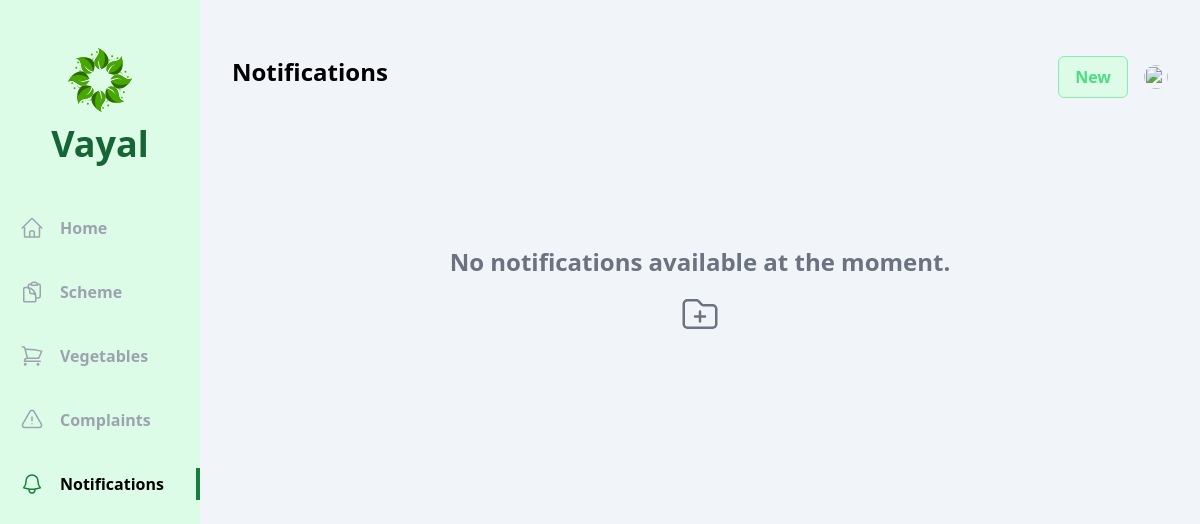
The page /officer/notification/ on the database as committed earlier.
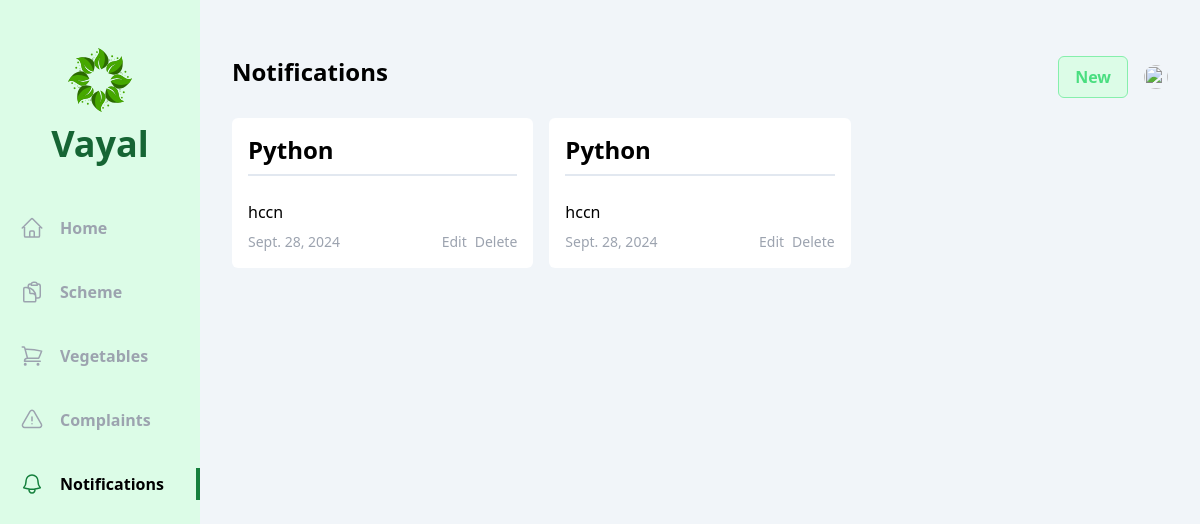
The same page on the database as committed later.
### officer/models.py (models this page shows, shortened)
class Notification(models.Model):
    vayal_user = models.ForeignKey(Vayal_User,null=True, on_delete=models.CASCADE)
    title = models.CharField(max_length=150)
    description = models.TextField()
    date = models.DateField()
    published = models.BooleanField(default=False)

### officer/views/notification.py (the view)
# urls.py: path('notification/',notification.index, name='notifications'),
def index(request):
    status = request.GET.get('status')
    notifications = Notification.objects.all().order_by('-id')
    if status:
        notifications = notifications.filter(published=status == 'published')
    context = {
        'notifications': notifications,
        'status': status
    }
    return render(request, 'officer/notification/index.html', context)

### officer/templates/officer/notification/index.html (shortened to what this page needs)
{% extends 'base.html' %}
{% block content %}
<div class="flex  bg-slate-100">
  <div class="w-2/12 bg-green-100 flex flex-col items-center pb-10">
      <div class="my-12 flex flex-col gap-3 justify-center items-center">
          <h1 class="text-4xl font-bold text-green-800 ">Vayal</h1>
      </div>
      <ul class="flex flex-col gap-8 w-full font-bold text-gray-400">
        <li class="w-full flex items-center px-5 py-1 gap-4 group hover:text-gray-500 cursor-pointer hover:border-green-700 hover:border-r-4">
          <a href="{% url 'officer:home' %}">Home</a>
      </li>
        <li class="w-full flex items-center px-5 py-1 gap-4 group hover:text-gray-500 cursor-pointer hover:border-green-700 hover:border-r-4">
              <a href="{% url 'officer:schemes' %}">Scheme</a>
          </li>
          <li class="w-full flex items-center px-5 py-1 gap-4 group hover:text-gray-500 cursor-pointer hover:border-green-700 hover:border-r-4">
            <a href="{% url 'officer:vegetables' %}">Vegetables</a>
        </li>
        <li class="w-full flex items-center px-5 py-1 gap-4 group hover:text-gray-500 cursor-pointer hover:border-green-700 hover:border-r-4">
            <a href="{% url 'officer:complaints' %}">Complaints</a>
        </li>
        <li class="w-full flex items-center px-5 py-1 gap-4 border-r-4 text-black border-green-700">
            <a href="{% url 'officer:notifications' %}">Notifications</a>
        </li>
      </ul>
    </div>
    <div class="w-10/12 h-screen overflow-y-auto px-8 py-14">
        <div class="flex justify-between mb-5">
            <h1 class="text-2xl font-bold">Notifications</h1>
            <div class="flex items-center gap-4">
                <span class="px-4 py-2 flex gap-1 bg-green-100 text-green-400 border cursor-pointer border-green-300 font-bold rounded-md">
                    <span>
                        <a href="{% url 'officer:create_notification' %}">New</a>
                    </span>
                </span>
                <div class="relative">
                <img id="profile" src="/uploads/{{vayal_user.photo}}" class="h-6 w-6 rounded-full cursor-pointer" alt="">
            </div>
            </div>
        </div>
        <div class="grid grid-cols-3 gap-x-4 gap-y-8">
            {% if  notifications %}
            {% for notification in notifications %}
                <div class="flex flex-col bg-white p-4 rounded-md gap-2">
                    <span class="text-2xl font-bold mb-4 pb-2 border-b-2 border-slate-200">{{ notification.title }}</span>
                    <span>{{ notification.description }}</span>
                    <div class="flex justify-between items-center">
                        <span class="text-sm text-gray-400">{{ notification.date }}</span>
                        <div class="flex space-x-2">
                            <a href="{% url 'officer:update_notification' notification.id %}" class="text-sm text-gray-400">Edit</a>
                            <a href="{% url 'officer:delete_notification' notification.id %}" class="text-sm text-gray-400">Delete</a>
                        </div>
                    </div>
                </div>
            {% endfor %}
            {% else %}
            <div class="flex flex-col items-center justify-center col-span-3 text-center my-20">
                <p class="text-2xl font-semibold text-gray-500 mb-4 mt-12">No notifications available at the moment.</p>
                <a href="{% url 'officer:create_notification' %}" class="text-3xl text-gray-500 hover:text-green-500 flex items-center gap-2">
                    <span>
                    </span>
                </a>
            </div>
        {% endif %}
        </div>
    </div>
{% endblock content %}

Rows that differ between the two databases and show on the page:
added Notification: title "Python", description "hccn", date "Sept. 28, 2024"
added Notification: title "Python", description "hccn", date "Sept. 28, 2024"
Other text that changed with them:
text no longer shown: "No notifications available at the moment."
